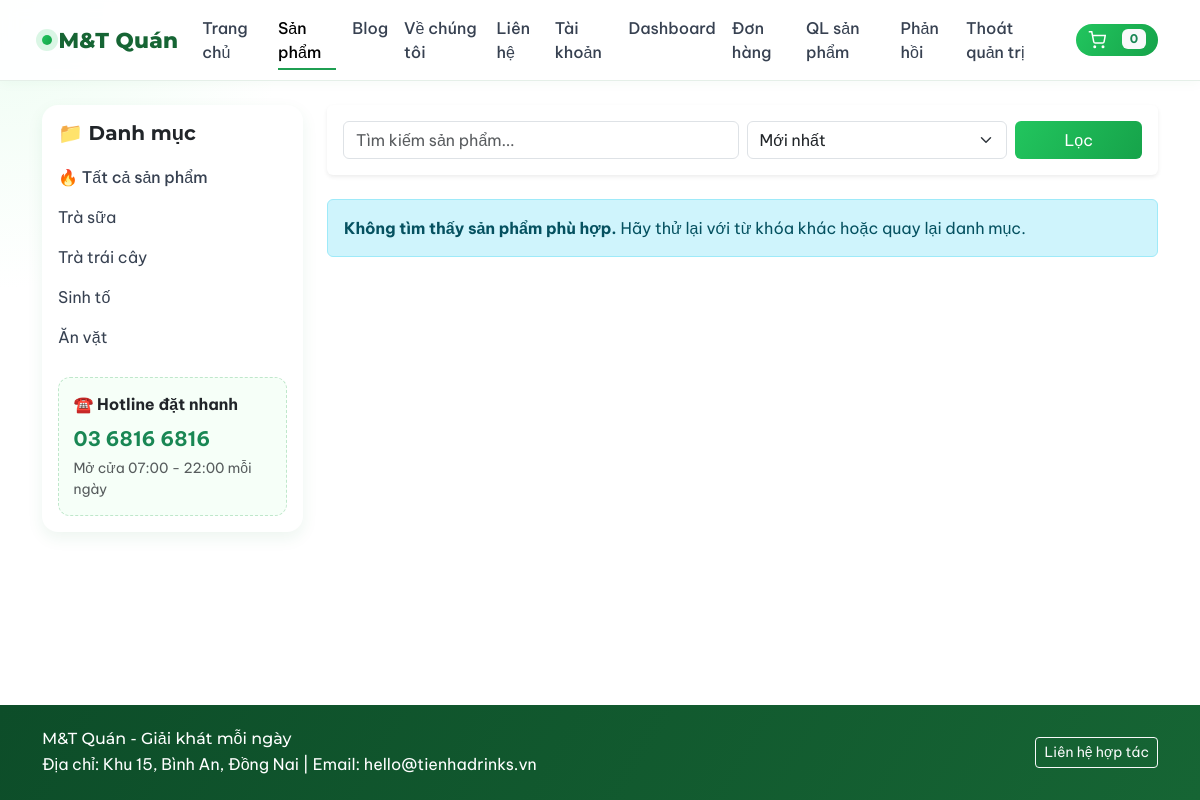
The app's page /index.php?page=products&category=sinh-to (signed in) with its own data.
### tables this page shows
CREATE TABLE `categories` (
  `id` int(10) UNSIGNED NOT NULL,
  `name` varchar(120) NOT NULL,
  `slug` varchar(160) NOT NULL,
  `description` varchar(255) DEFAULT NULL,
  `image` varchar(255) DEFAULT NULL,
  `display_order` int(11) NOT NULL DEFAULT '0',
  `is_active` tinyint(1) NOT NULL DEFAULT '1',
  `created_at` datetime NOT NULL DEFAULT CURRENT_TIMESTAMP
);

### includes/functions.php (called while the page is built, shortened)
<?php
require_once __DIR__ . '/../config/db.php';
function e(?string $value): string
{
	return htmlspecialchars($value ?? '', ENT_QUOTES, 'UTF-8');
}
function app_url(string $path = ''): string
{
	$base = rtrim(dirname($_SERVER['SCRIPT_NAME'] ?? '/'), '/\\');
	$base = $base === '.' ? '' : $base;
	return $base . '/' . ltrim($path, '/');
}
function get_categories(): array
{
	$stmt = db()->query('SELECT id, name, slug, description, image FROM categories WHERE is_active = 1 ORDER BY display_order, name');
	return $stmt->fetchAll();
}
function get_products(?string $categorySlug = null, ?string $keyword = null, string $sort = 'newest'): array
{
	$orderBy = 'p.id DESC';
	$sql = 'SELECT p.*, c.name AS category_name, c.slug AS category_slug
			FROM products p
			INNER JOIN categories c ON c.id = p.category_id
			WHERE 1 = 1';
	$params = [];
	if ($categorySlug) {
		$sql .= ' AND c.slug = :category_slug';
		$params[':category_slug'] = $categorySlug;
	}
	$sql .= " ORDER BY {$orderBy}";
	$stmt = db()->prepare($sql);
	$stmt->execute($params);
	return $stmt->fetchAll();
}

### config/db.php (called while the page is built, shortened)
<?php
function db(): PDO
{
	static $pdo = null;
	if ($pdo instanceof PDO) {
		return $pdo;
	}
	$dsn = 'mysql:host=' . DB_HOST . ';port=' . DB_PORT . ';dbname=' . DB_NAME . ';charset=utf8mb4';
	$options = [
		PDO::ATTR_ERRMODE => PDO::ERRMODE_EXCEPTION,
		PDO::ATTR_DEFAULT_FETCH_MODE => PDO::FETCH_ASSOC,
		PDO::ATTR_EMULATE_PREPARES => false,
	];
	$pdo = new PDO($dsn, DB_USER, DB_PASS, $options);
	return $pdo;
}

### pages/products.php (the view, shortened to what this page needs)
<?php
$category = $_GET['category'] ?? null;
$keyword = trim((string)($_GET['q'] ?? ''));
$sort = $_GET['sort'] ?? 'newest';
$products = get_products($category ?: null, $keyword !== '' ? $keyword : null, $sort);
?>
<div class="container">
    <div class="row g-4">
        <div class="col-lg-3">
            <?php require __DIR__ . '/../includes/sidebar.php'; ?>
        </div>
        <div class="col-lg-9">
            <div class="card border-0 shadow-sm mb-4">
                <div class="card-body">
                    <form class="row g-2" method="get" action="<?= e(app_url('index.php')) ?>">
                        <div class="col-md-6">
                            <input type="text" class="form-control" name="q" value="<?= e($keyword) ?>" placeholder="Tìm kiếm sản phẩm...">
                        </div>
                        <div class="col-md-4">
                            <select class="form-select" name="sort">
                                <option value="newest" <?= $sort === 'newest' ? 'selected' : '' ?>>Mới nhất</option>
                            </select>
                        </div>
                        <div class="col-md-2 d-grid">
                            <button type="submit" class="btn btn-success">Lọc</button>
                        </div>
                    </form>
                </div>
            </div>
            <div class="row g-4">
                <?php if (!$products): ?>
                    <div class="col-12">
                        <div class="alert alert-info">
                            <strong>Không tìm thấy sản phẩm phù hợp.</strong> Hãy thử lại với từ khóa khác hoặc quay lại danh mục.
                        </div>
                    </div>
                <?php endif; ?>
            </div>
        </div>
    </div>
</div>

### includes/sidebar.php (shortened to what this page needs)
<?php
$categories = get_categories();
?>
<aside class="sidebar card border-0" data-reveal>
	<div class="card-body">
		<h5 class="sidebar-title mb-3">📁 Danh mục</h5>
		<ul class="list-unstyled mb-4">
			<li class="mb-2">
				<a href="<?= e(app_url('index.php?page=products')) ?>" class="sidebar-link fw-500">
					🔥 Tất cả sản phẩm
				</a>
			</li>
			<?php foreach ($categories as $cat): ?>
				<li class="mb-2">
					<a href="<?= e(app_url('index.php?page=products&category=' . urlencode($cat['slug']))) ?>" class="sidebar-link">
						<?= e($cat['name']) ?>
					</a>
				</li>
			<?php endforeach; ?>
		</ul>
		<div class="support-box">
			<strong class="d-block mb-2">☎️ Hotline đặt nhanh</strong>
			<div class="fs-5 fw-bold text-success">03 6816 6816</div>
			<small class="text-muted d-block mt-1">Mở cửa 07:00 - 22:00 mỗi ngày</small>
		</div>
	</div>
</aside>

### assets/css/style.css (style rules this page uses)
:root { --brand-50: #edfdf2; --brand-100: #d2f9df; --brand-500: #1f9f52; --brand-600: #15803d; --brand-700: #166534; --accent: #f59e0b; --text-900: #1f2937; --text-700: #374151; --surface: #ffffff; --bg-soft: #f6fff8; --shadow-sm: 0 6px 16px rgba(21, 128, 61, 0.08); --shadow-md: 0 16px 34px rgba(21, 128, 61, 0.14); }
html, body { height: 100%; }
body { font-family: "Be Vietnam Pro", sans-serif; color: var(--text-900); background: radial-gradient(circle at top left, var(--brand-50), #ffffff 20%); }
h1, h2, h3, h4, h5, h6, .navbar-brand { font-family: "Montserrat", sans-serif; }
.btn-success { background: linear-gradient(120deg, #22c55e, #16a34a); border: none; }
[data-reveal] { opacity: 1; transform: none; }
html.js [data-reveal] { transition: opacity 0.7s ease, transform 0.7s ease; transition-delay: var(--delay, 0s); }
html.js [data-reveal].is-visible { opacity: 1; transform: none; }
.sidebar .sidebar-title { font-weight: 700; }
.sidebar-link { color: var(--text-700); text-decoration: none; }
.support-box { background: var(--bg-soft); border: 1px dashed #bfe7cb; border-radius: 12px; padding: 0.9rem; }
.card { box-shadow: var(--shadow-sm); transition: transform 0.25s ease, box-shadow 0.25s ease; }
.sidebar { box-shadow: var(--shadow-sm); border-radius: 16px; position: sticky; top: 80px; }
.sidebar-link { transition: color 0.2s ease, padding-left 0.2s ease; display: block; padding: 0.25rem 0 0.25rem 0; }
.fw-500 { font-weight: 500; }

### records on screen
categories: name "Trà sữa"
categories: name "Trà trái cây"
categories: name "Sinh tố"
categories: name "Ăn vặt"

### other values on screen
$label "Trang chủ"
$label "Sản phẩm"
$label "Blog"
$label "Về chúng tôi"
$label "Liên hệ"
$label "Tài khoản"
$label "Dashboard"
$label "Đơn hàng"
$label "QL sản phẩm"
$label "Phản hồi"
cart_count() "0"
